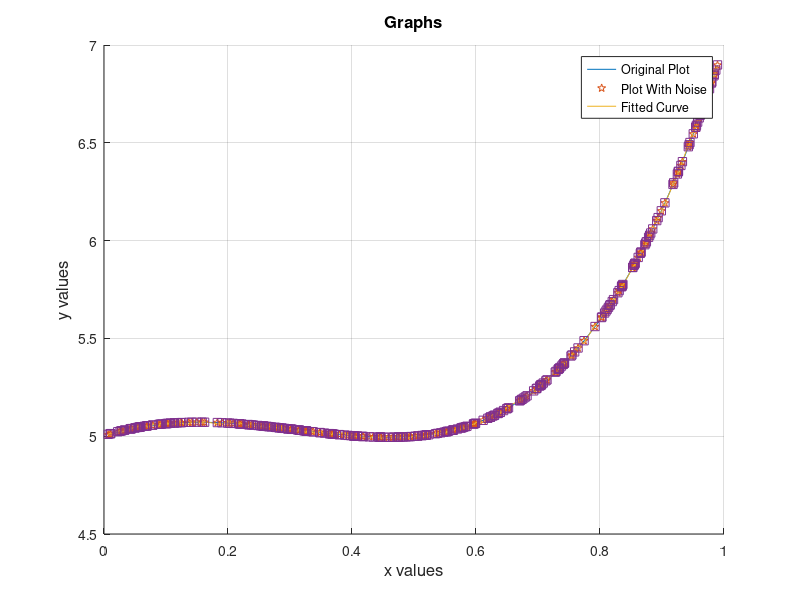
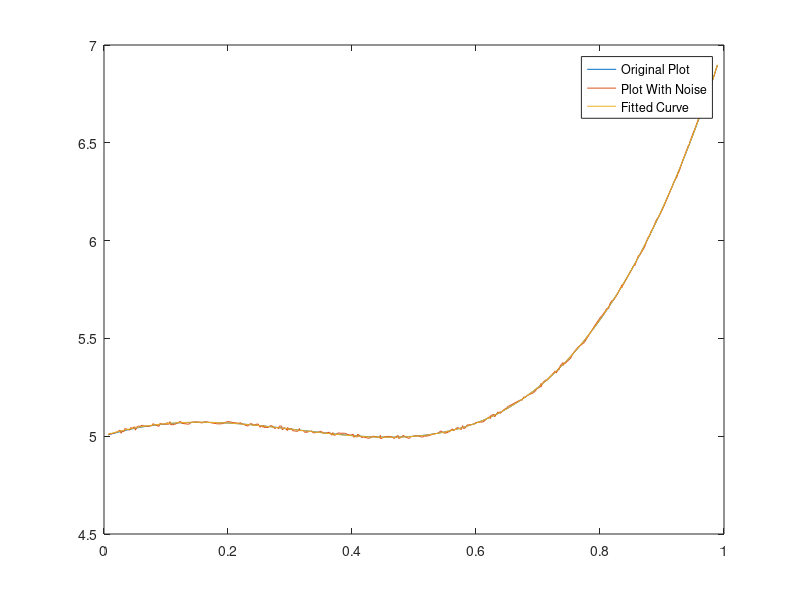

Recreate these plots in MATLAB, in order.
#This is my code for assignment 5, question 2
clear all;
close all;

vnum = 300;
xvalues = rand(1,vnum);
noise = 0.02*(-0.5 + rand(1,vnum));
xsorted = sort(xvalues);
original = [2 3 -4 1 5];
y = polyval(original, xsorted);
hold on;
ynew = y + noise;

final = polyfit(xsorted, ynew, 4);
yn2 = polyval(final, xsorted);
figure(1);

title('Graphs', 'FontSize', 12);
xlabel('x values', 'FontSize', 12);
ylabel('y values', 'FontSize', 12);
set (gca, "ygrid", "on");
set (gca, "xgrid", "on");

plot(xsorted, y, xsorted, y, "p", xsorted, ynew, xsorted, yn2, "s");
legend("Original Plot","Plot With Noise", "Fitted Curve");

figure(2);
plot(xsorted, y, xsorted, ynew, xsorted, yn2);
legend("Original Plot","Plot With Noise", "Fitted Curve");
